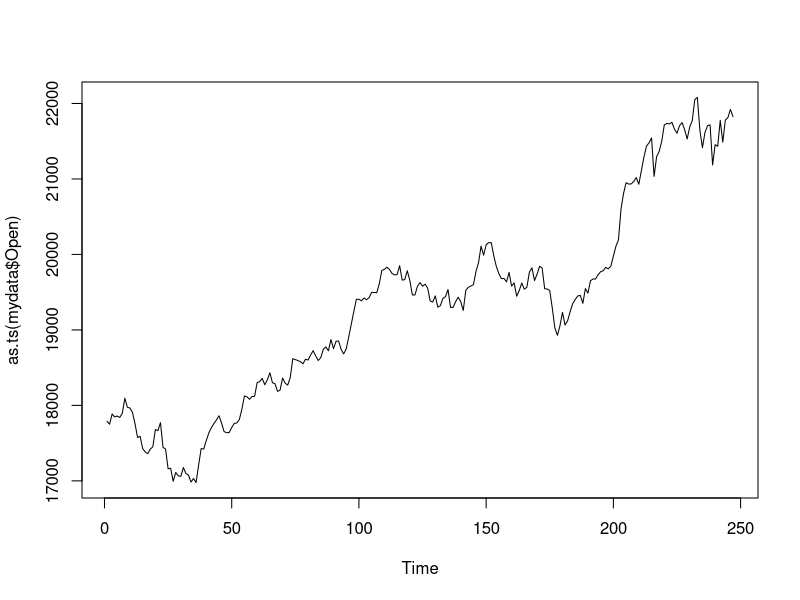
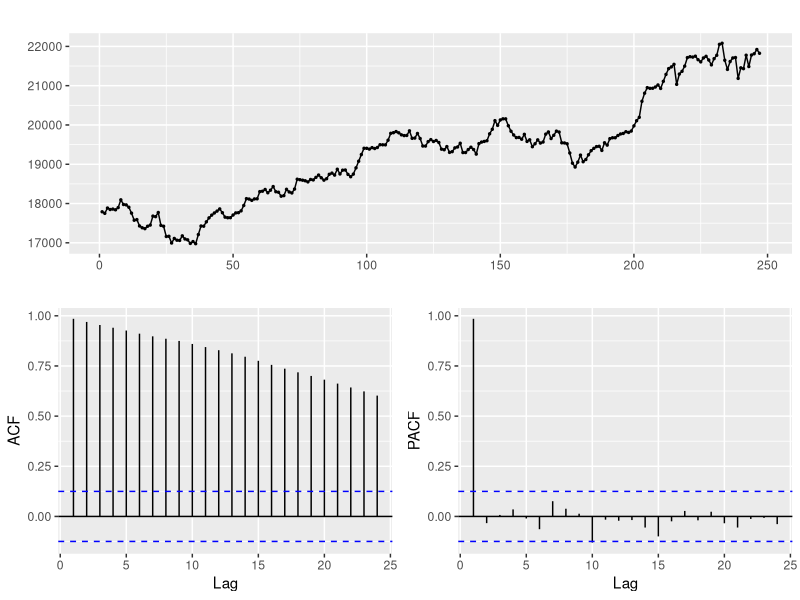
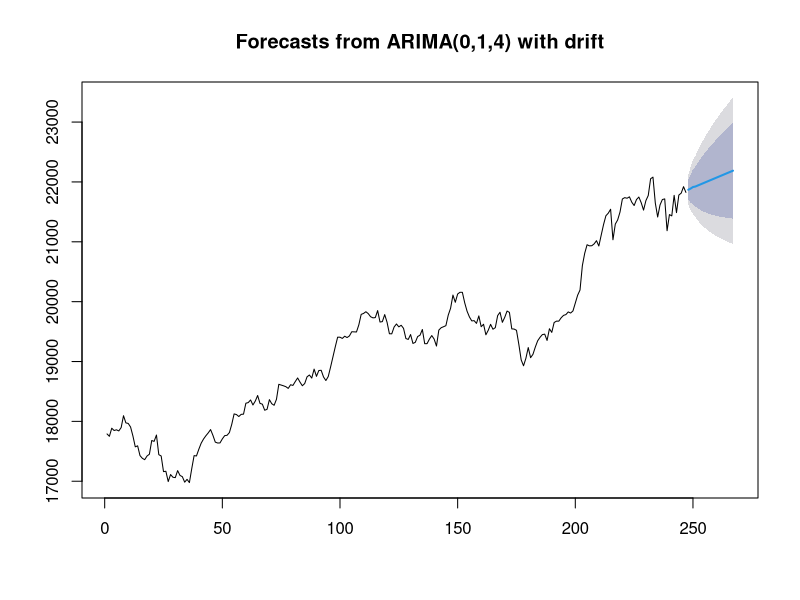
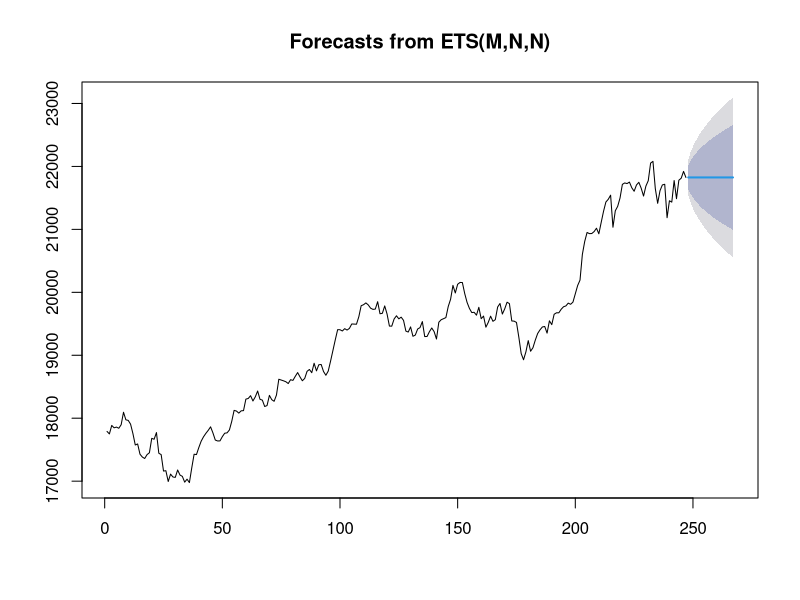
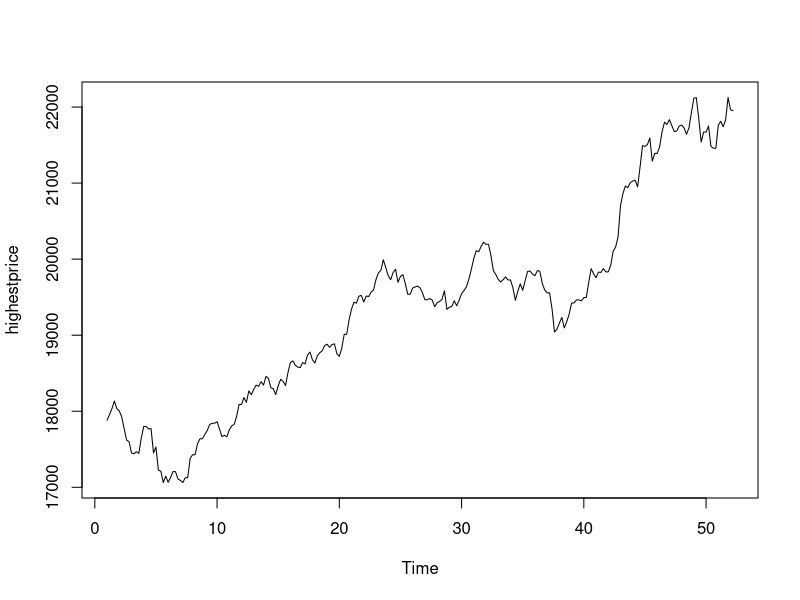
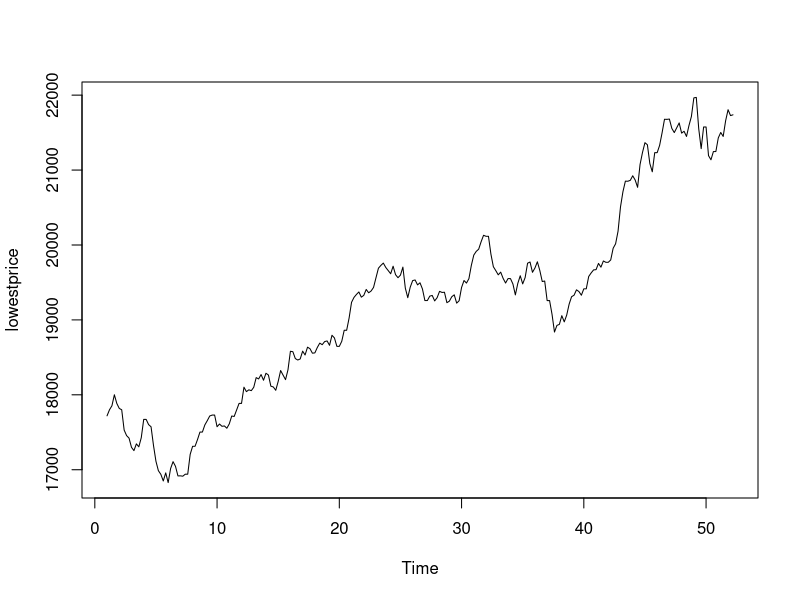
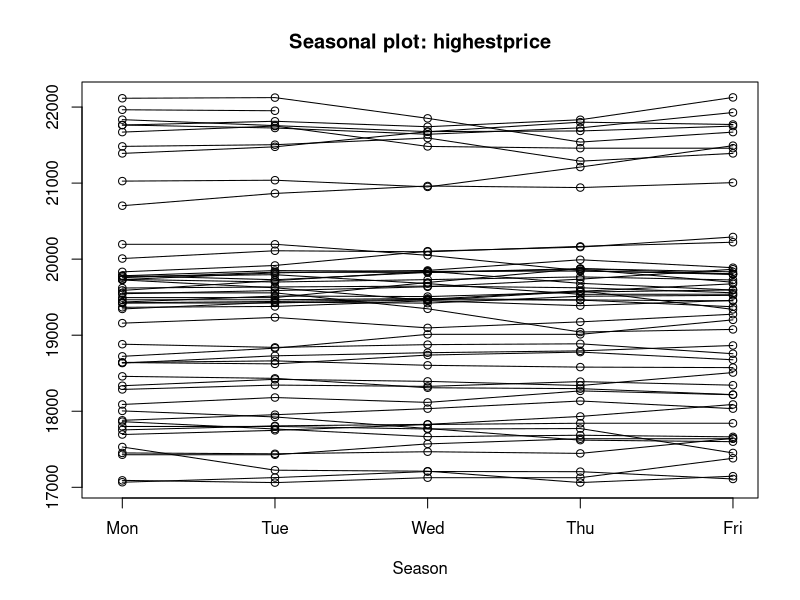
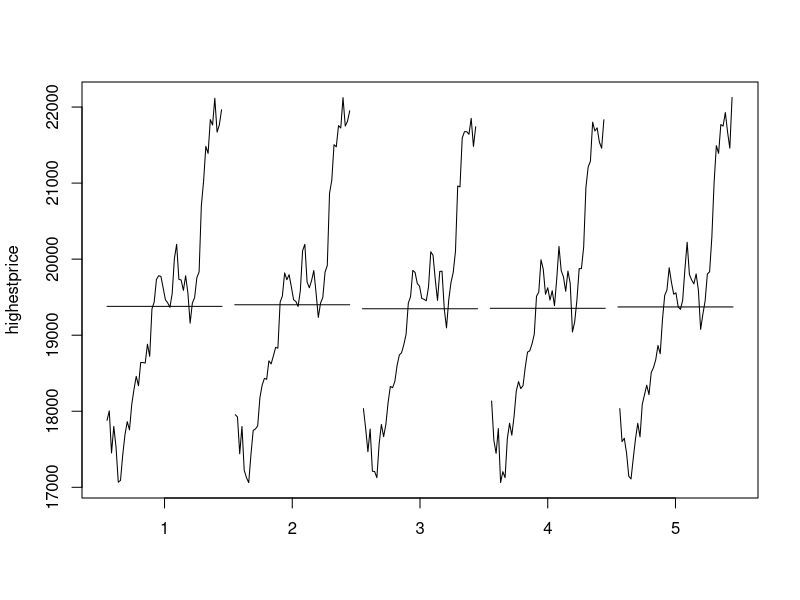

These charts were generated, in order, by the following R code:
## ---- chunk 1
knitr::opts_chunk$set(echo = TRUE)
## ---- chunk 2
mydata <- read.csv("nifty.csv",header = TRUE)
## ---- chunk 3
install.packages('dplyr',repos = "http://cran.us.r-project.org")
install.packages('forecast',repos = "http://cran.us.r-project.org")
install.packages('zoo',repos = "http://cran.us.r-project.org")
## ---- chunk 4
plot(as.ts(mydata$Open))
## ---- chunk 5
library(forecast)
ggtsdisplay(as.ts(mydata$Open))
## ---- chunk 6
niftyarima <- auto.arima(as.ts(mydata$Open),stepwise = T,approximation = F,trace = T)
niftyarima
plot(forecast(niftyarima,h = 20))
plot(forecast(ets(mydata$Open),h = 20))
## ---- chunk 7
mydate <- seq.Date(from = as.Date("2023-02-07"),to = as.Date("2024-02-06"),by = 1)
mydate <- data.frame(Date = mydate)
## ---- chunk 8
convert_date <- function(x){
  as.Date(as.character(x),format = "%d-%b-%Y")
}
library(dplyr)
mydata <- mydata %>% mutate(Date = convert_date(Date))
mydata <- merge(mydata,mydate,by = "Date",all.y = T)
## ---- chunk 9
mydata <- mydata[7:365,]
## ---- chunk 10
mydata <- mydata[-(seq(from = 7,to = nrow(mydata),by = 7)),]
## ---- chunk 11
mydata <- mydata[-(seq(from = 6,to = nrow(mydata),by = 6)),]
## ---- chunk 12
library(zoo)
mydata <- na.locf(mydata)
## ---- chunk 13
highestprice <- ts(as.numeric(mydata$High),frequency = 5)
plot(highestprice)
lowestprice <- ts(as.numeric(mydata$Low),frequency = 5)
plot(lowestprice)
## ---- chunk 14
seasonplot(highestprice,season.labels = c("Mon","Tue","Wed","Thu","Fri"))
## ---- chunk 15
monthplot(highestprice)
## ---- chunk 16
par(mfrow = c(1,2))
monthplot(highestprice,base = median,col.base = "green")
monthplot(lowestprice,base = median,col.base = "red")
par(mfrow = c(1,1))
